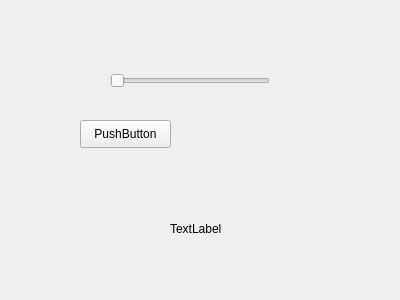
<?xml version="1.0" encoding="UTF-8"?>
<ui version="4.0">
 <class>Form</class>
 <widget class="QWidget" name="Form">
  <property name="geometry">
   <rect>
    <x>0</x>
    <y>0</y>
    <width>400</width>
    <height>300</height>
   </rect>
  </property>
  <property name="windowTitle">
   <string>Form</string>
  </property>
  <widget class="QPushButton" name="pushButton">
   <property name="geometry">
    <rect>
     <x>80</x>
     <y>120</y>
     <width>91</width>
     <height>28</height>
    </rect>
   </property>
   <property name="text">
    <string>PushButton</string>
   </property>
  </widget>
  <widget class="QLabel" name="label">
   <property name="geometry">
    <rect>
     <x>170</x>
     <y>220</y>
     <width>61</width>
     <height>18</height>
    </rect>
   </property>
   <property name="text">
    <string>TextLabel</string>
   </property>
  </widget>
  <widget class="QSlider" name="horizontalSlider">
   <property name="geometry">
    <rect>
     <x>110</x>
     <y>70</y>
     <width>160</width>
     <height>22</height>
    </rect>
   </property>
   <property name="orientation">
    <enum>Qt::Horizontal</enum>
   </property>
  </widget>
 </widget>
 <resources/>
 <connections/>
</ui>
